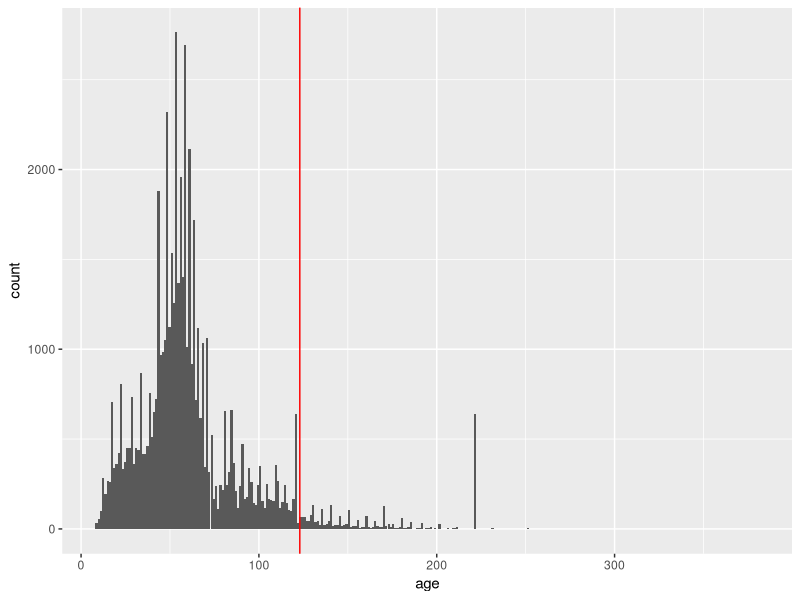

R code for this plot:
#*****************************************************************
#* TITLE:   National Inventory of Dam analysis for FCR GLM-AED manuscript             
#* AUTHORS:  R.P. McClure                                         
#* DATE:   Originally developed summer 2020; Last modified 13 Sept 2021                            
#* NOTES:  Goal of this script is to calculate some summary statistics
#*         about the NID as well as describe how Falling Creek 
#*         is important (and representative) in the context of other systems
#*****************************************************************

library(tidyverse)
library(reshape2)
library(zoo)

# facts about FCR
fcr_area <- 0.119       #km2
fcr_start <- 1898       # year constructed
fcr_age <- 2021-1898
dams <- read_csv("./FCR_2013_2019GLMHistoricalRun_GLMv3beta/field_data/NID_YearCompleted_SurfaceArea_State.csv") %>% 
  rename(SURFACE_AREA = "SURFACE_AREA (acres)") %>% 
  filter(SURFACE_AREA != 0)

dam_facts <- dams %>%
  summarize(med_start_year = median(YEAR_COMPLETED, na.rm = T),
            mean_start_year = mean(YEAR_COMPLETED, na.rm = T),
            med_area_km2 = median(SURFACE_AREA/247, na.rm = T),              # dividing by 247 converts from acres to km2
            mean_area_km2 = mean(SURFACE_AREA/247, na.rm = T),
            max_start_year = max(YEAR_COMPLETED, na.rm = T),
            min_start_year = min(YEAR_COMPLETED, na.rm = T),
            max_area_km2 = max(SURFACE_AREA/247, na.rm = T),
            min_area_km2 = min(SURFACE_AREA/247, na.rm = T))

quantile(dams$SURFACE_AREA/247, probs=seq(0.7,0.75,0.01))
#72% of dams in the US are 0.117km2 or smaller


#What is the median age of all dams in the 2013 NID?
median_age <- dams %>%
  mutate(age = 2021-YEAR_COMPLETED)%>%
  summarize(median_age = median(age, na.rm = T))

# how does FCR stack up against all of that
median_age_plot <- dams %>%
  filter(!is.na(YEAR_COMPLETED))%>%
  mutate(age = 2021-YEAR_COMPLETED)%>%
  ggplot(., aes(age))+
  geom_histogram(bins = 300)+
  geom_vline(xintercept = fcr_age, color = "red")

#what percent of dams are over 100 years old?
num_older_100 <- dams %>%
  filter(YEAR_COMPLETED <= 1921)%>%
  summarize(number = count(.,))

num_older_100$number/62856   # 62,856 == the number of dams in the 2013 NID database
# about 10.2%

#what percent of dams over 100 years old are less than 0.5 km2?
num_older_100_less_0.5 <- dams %>%
  filter(YEAR_COMPLETED <= 1921)%>%
  filter(SURFACE_AREA/247 <= 0.5)%>%
  summarize(number = count(.,))

num_older_100_less_0.5$number/num_older_100$number
# about 75.5%

#what percent of dams less than 0.5 km2 are over 100 years old?
num_older_100_less_0.5$number/62856
# about 7.7%
